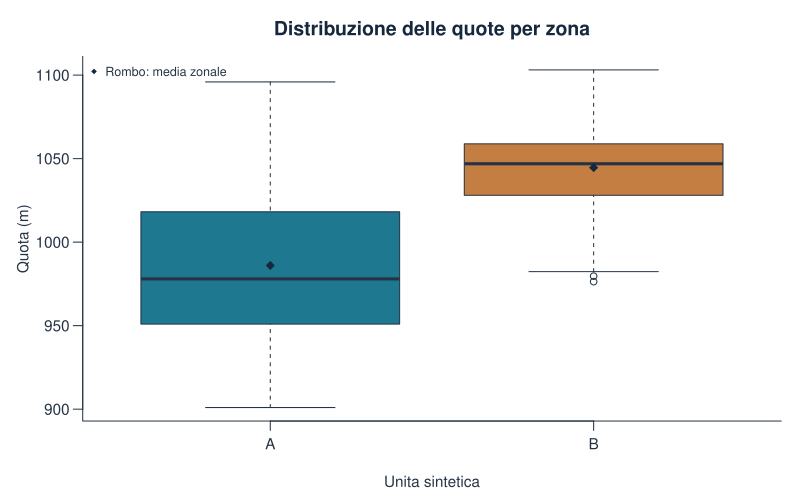

Write the R code that produced this figure.
stile_grafico()
boxplot(quota_m~unita,data=d,col=palette_geo[1:2],xlab="Unita sintetica",ylab="Quota (m)",
  main="Distribuzione delle quote per zona")
points(seq_len(nrow(risultato)),risultato$media,pch=18,cex=1.3,col="#15283E")
legend("topleft","Rombo: media zonale",pch=18,col="#15283E",bty="n",cex=.8)
write.csv(risultato,percorso_risultati("statistiche_zonali.csv"),row.names=FALSE)
write.csv(controllo,percorso_risultati("controllo_pesi_zonali.csv"),row.names=FALSE)
